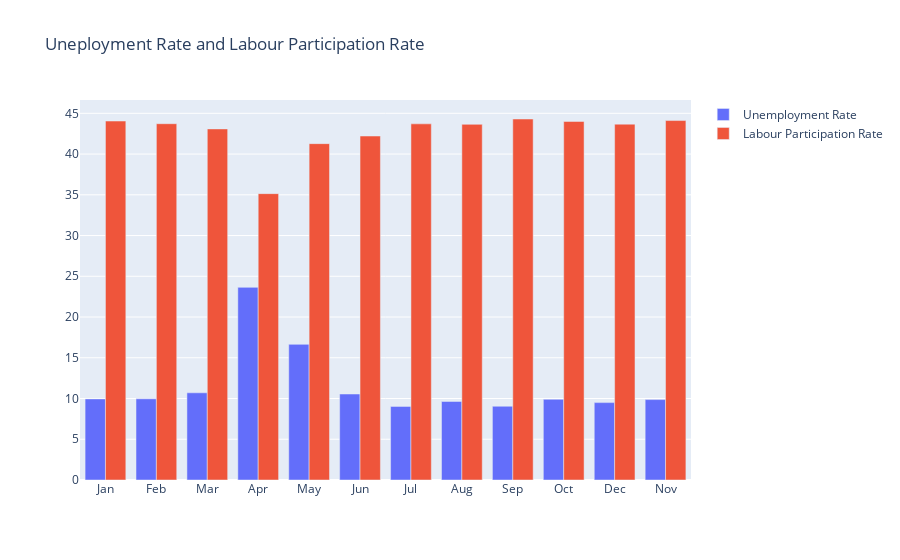

This figure's notebook cell:
### Code cell
# To visulize labour participation rate & unemployment rate in each month


IND =  dataset.groupby(["month"])[['Estimated Unemployment Rate', "Estimated Employed", "Estimated Labour Participation Rate"]].mean()
IND = pd.DataFrame(IND).reset_index()
month = IND.month
unemployment_rate = IND["Estimated Unemployment Rate"]
labour_participation_rate = IND["Estimated Labour Participation Rate"]

fig = go.Figure()

fig.add_trace(go.Bar(x = month, y = unemployment_rate, name= "Unemployment Rate"))
fig.add_trace(go.Bar(x = month, y = labour_participation_rate, name= "Labour Participation Rate"))

fig.update_layout(title="Uneployment Rate and Labour Participation Rate",
                  xaxis={"categoryorder":"array", "categoryarray":["Jan", "Feb", "Mar", "Apr", "May", "Jun", "Jul", "Aug", "Sep", "Oct"]})

fig.show()

### Figure 1 — Plotly figure (JSON) as saved in the notebook; plotly's stock layout.template omitted (floating-point values rounded to 4 significant figures)
{"data": [{"name": "Unemployment Rate", "type": "bar", "x": ["Apr", "Aug", "Dec", "Feb", "Jan", "Jul", "Jun", "Mar", "May", "Nov", "Oct", "Sep"], "y": [23.64, 9.638, 9.497, 9.965, 9.951, 9.034, 10.55, 10.7, 16.65, 9.868, 9.901, 9.052]}, {"name": "Labour Participation Rate", "type": "bar", "x": ["Apr", "Aug", "Dec", "Feb", "Jan", "Jul", "Jun", "Mar", "May", "Nov", "Oct", "Sep"], "y": [35.14, 43.65, 43.67, 43.72, 44.05, 43.71, 42.21, 43.08, 41.28, 44.11, 44.0, 44.3]}], "layout": {"title": {"text": "Uneployment Rate and Labour Participation Rate"}, "xaxis": {"categoryarray": ["Jan", "Feb", "Mar", "Apr", "May", "Jun", "Jul", "Aug", "Sep", "Oct"], "categoryorder": "array"}}}
